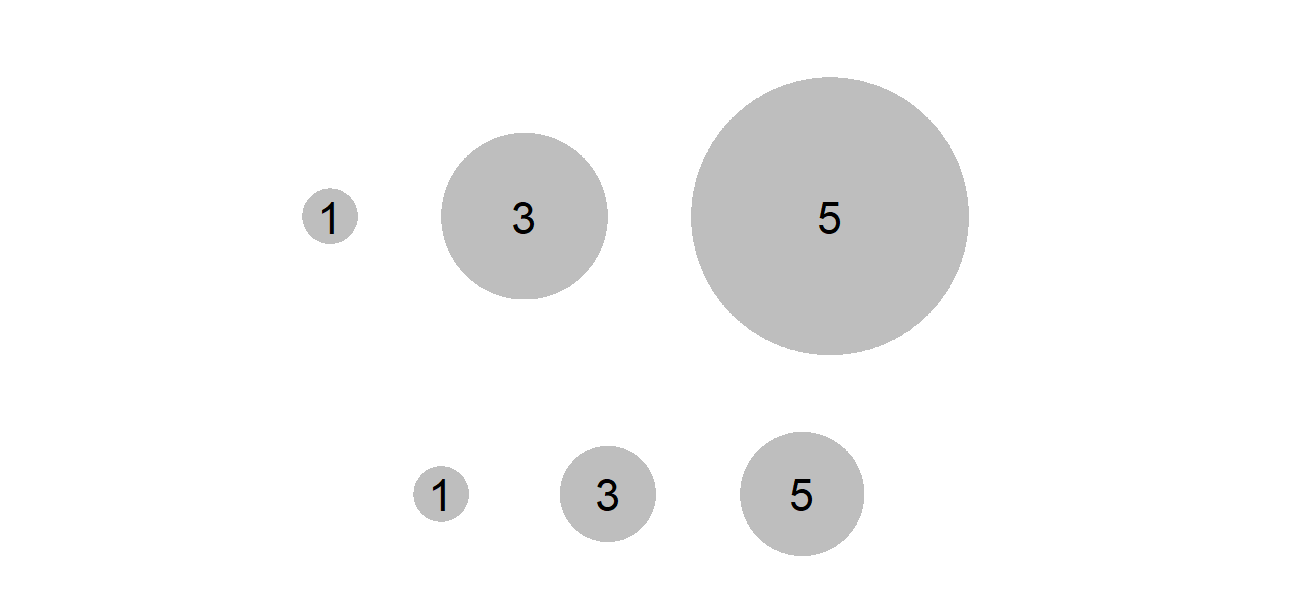

Here is the R script that generated this plot:
library(plotrix)
library(png)

png(file="circulos.png",width=1300, height=600, res = 300)

x <- 101
y <- 101
par(mar=c(0, 0, 0, 0))

a = c(13, 3)
b1 = c(2, 9, 20)
b2 = c(6, 12, 19)
ymax = 20
xmax = 27
t=0.9

plot(x, y, asp=1, ylim=c(0, ymax), xlim=c(0, xmax), ylab="", xlab="", col = "black", yaxt = 'n', xaxt='n', frame.plot = FALSE)
draw.circle(b1[1], a[1], 1, nv = 1000, border = NA, col = "grey", lty = 1, lwd = 1)
draw.circle(b1[2], a[1], 3, nv = 1000, border = NA, col = "grey", lty = 1, lwd = 1)
draw.circle(b1[3], a[1], 5, nv = 1000, border = NA, col = "grey", lty = 1, lwd = 1)

draw.circle(b2[1], a[2], sqrt(1), nv = 1000, border = NA, col = "grey", lty = 1, lwd = 1)
draw.circle(b2[2], a[2], sqrt(3), nv = 1000, border = NA, col = "grey", lty = 1, lwd = 1)
draw.circle(b2[3], a[2], sqrt(5), nv = 1000, border = NA, col = "grey", lty = 1, lwd = 1)

text(b1[1], a[1], "1", cex=t)
text(b1[2], a[1], "3", cex=t)
text(b1[3], a[1], "5", cex=t)

text(b2[1], a[2], "1", cex=t)
text(b2[2], a[2], "3", cex=t)
text(b2[3], a[2], "5", cex=t)

# abline(h=ymax-0.01)
# abline(h=0.01)
# abline(v=xmax-0.01)
# abline(v=0.01)
dev.off()
